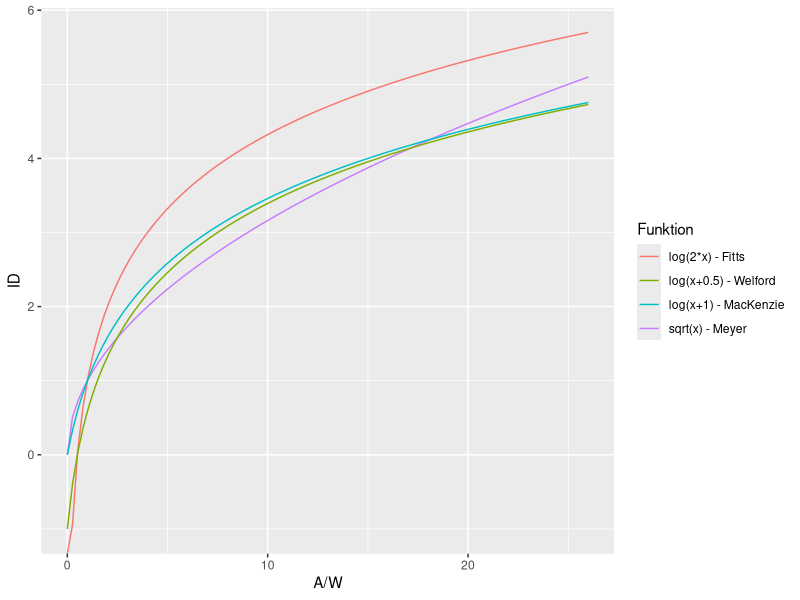
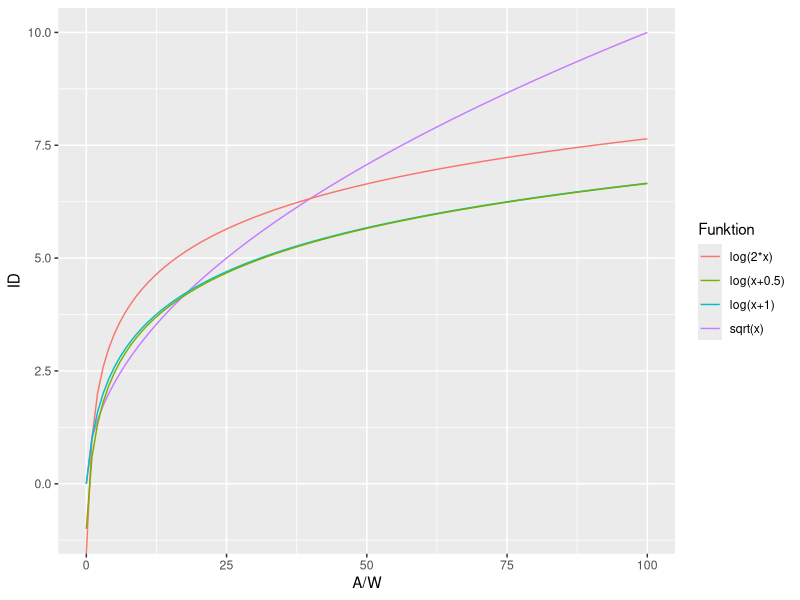

These charts were generated, in order, by the following R code:
require(ggplot2)

ggplot(data.frame(x=c(0,2)), aes(x)) +
  stat_function(fun=function(x) sqrt(x), aes(color="sqrt(x) - Meyer")) +
  stat_function(fun=function(x) log2(2*x), aes(color="log(2*x) - Fitts")) +
  stat_function(fun=function(x) log2(x+1), aes(color="log(x+1) - MacKenzie")) +
  stat_function(fun=function(x) log2(x+0.5), aes(color="log(x+0.5) - Welford")) +
  xlim(0, 26) + xlab("A/W") + ylab("ID") +
  scale_colour_discrete(name = "Funktion")

ggplot(data.frame(x=c(0,2)), aes(x)) +
  stat_function(fun=function(x) sqrt(x), aes(color="sqrt(x)")) +
  stat_function(fun=function(x) log2(2*x), aes(color="log(2*x)")) +
  stat_function(fun=function(x) log2(x+1), aes(color="log(x+1)")) +
  stat_function(fun=function(x) log2(x+0.5), aes(color="log(x+0.5)")) +
  xlim(0, 100) + xlab("A/W") + ylab("ID") +
  scale_colour_discrete(name = "Funktion")

0.2 + 0.16 * log2(2*5/1)
0.16 * log2((5+0.5*1)/1)
0.2 + 0.16*log((5+1)/1)
0.2 + 0.16*sqrt(5/1)
